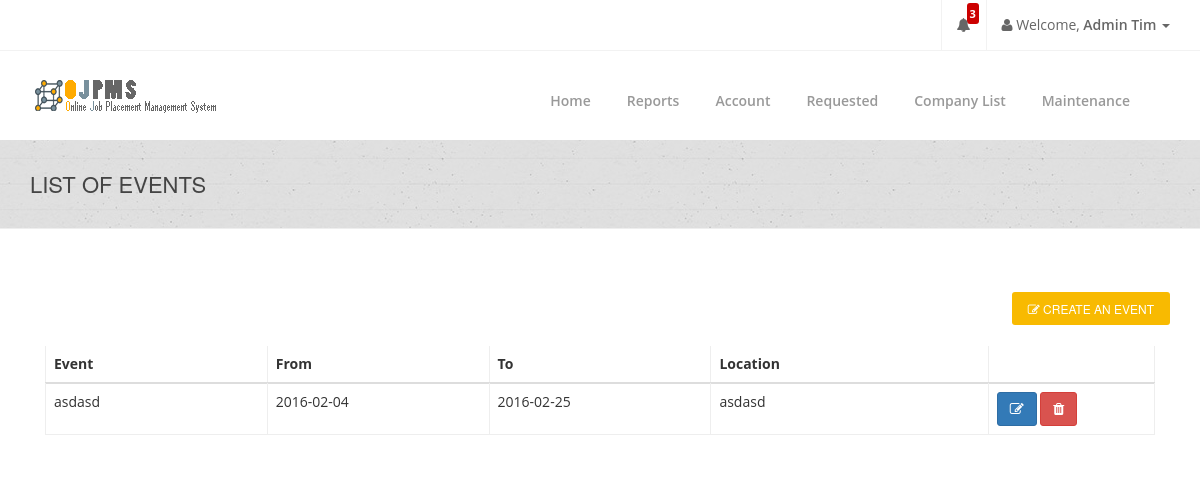
The page /admin/admin-calendar.php (signed in) on the database as committed earlier.
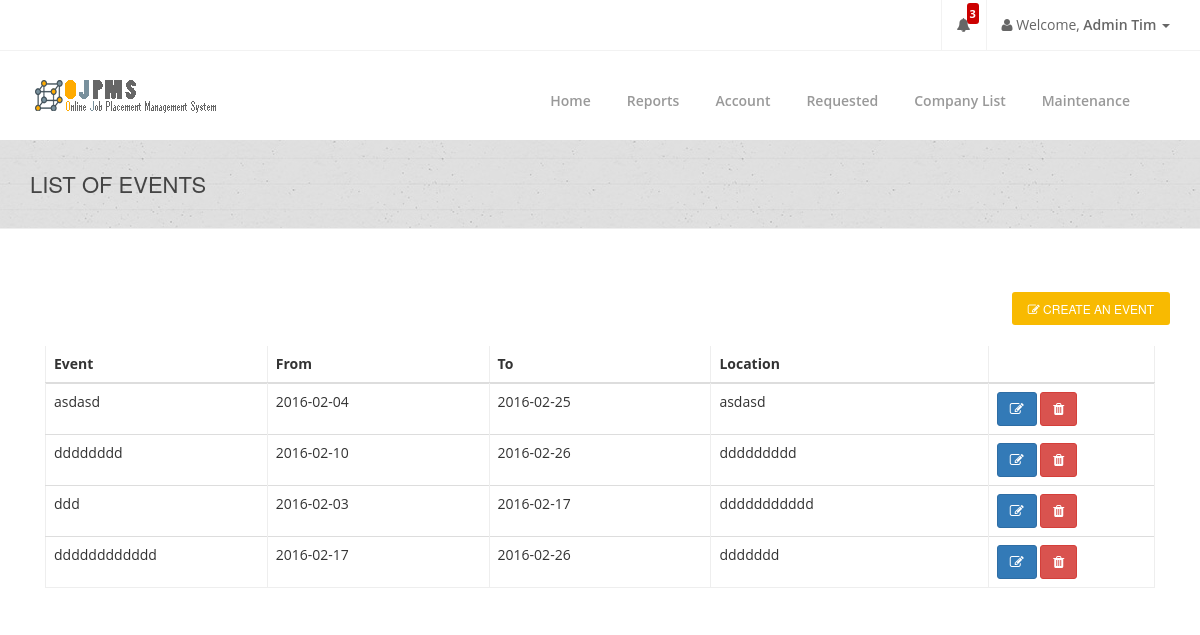
The same page on the database as committed later.
### tables this page shows
CREATE TABLE `admineventtbl` (
  `EventID` int(11) NOT NULL AUTO_INCREMENT,
  `AdminID` varchar(255) DEFAULT NULL,
  `EventTitle` varchar(255) DEFAULT NULL,
  `EventDatef` varchar(255) DEFAULT NULL,
  `EventDatet` varchar(255) DEFAULT NULL,
  `Location` varchar(255) DEFAULT NULL,
  `Description` varchar(255) DEFAULT NULL,
  `Status` varchar(255) DEFAULT NULL,
  `ProfileImage` varchar(255) DEFAULT NULL,
  PRIMARY KEY (`EventID`)
);

### connection.php (called while the page is built, shortened)
<?php
class GSecureSQLConfig
{
    static function get_mysqli_config($type = NULL)
    {
        if (strtoupper($type) == 'LOCALHOST') {
            return array(
                'host' => 'localhost:3306',
                'user' => 'root',
                'pass' => '',
                'db' => 'e2edb'
            );
        } else {
            return array(
                'host' => 'mysql.hostinger.ph',
                'user' => 'u987316885_e2edb',
                'pass' => 'o2ehQX3wqO',
                'db' => 'u987316885_e2edb'
            );
        }
    }
}
class GSecureSQL
{
    private static $config;
    private static function _get_mysqli_config()
    {
        self::$config = GSecureSQLConfig::get_mysqli_config();
    }
    static function query($sql, $has_return = FALSE, $types = NULL)
    {
        $cn = new mysqli(
            self::$config['host'],
            self::$config['user'],
            self::$config['pass'],
            self::$config['db']
        );
        $ret = NULL;
        $st = $cn->prepare($sql);
        if (is_null($types)) {
            if (!$has_return) {
                $st->execute();
                $st->close();
                $cn->close();
                $ret = 'Query has been executed';
            } else {
                $st->execute();
                $code_result = '$st->bind_result(';
                $bool = false;
                $p = array();
                for($i = 0; $i < $st->field_count; $i++){
                    if(!$bool){
                        $bool = true;
                        $code_result .= '$p[' . $i . ']';
                    }else{
                        $code_result .= ',$p[' . $i . ']';
                    }
                }
                $code_result .= ');';
                eval($code_result);
                $ret = array();
                $k = 0;
                while($st->fetch()){
                    for($i = 0; $i < count($p); $i++){
                        $ret[$k][$i] = $p[$i];
                    }
                    $k++;
                }
                $st->close();
                $cn->close();
            }
        } else {
            if (!$has_return) {
                $arg = func_get_args();
                $code = '$st->bind_param($types';
                for ($i = 3; $i < count($arg); $i++) {
                    $code .= ',$arg[' . $i . ']';
                }
                $code .= ');';
                eval($code);
                $st->execute();
                $st->close();
                $cn->close();
            } else {
                $arg = func_get_args();
                $code = '$st->bind_param($types';
                for ($i = 3; $i < count($arg); $i++) {
                    $code .= ',$arg[' . $i . ']';
                }
                $code .= ');';
                eval($code);
                $st->execute();
                $code_result = '$st->bind_result(';
                $bool = false;
                $p = array();
                for($i = 0; $i < $st->field_count; $i++){
                    if(!$bool){
                        $bool = true;
                        $code_result .= '$p[' . $i . ']';
                    }else{
                        $code_result .= ',$p[' . $i . ']';
                    }
                }
                $code_result .= ');';
                eval($code_result);
                $ret = array();
                $k = 0;
                while($st->fetch()){
                    for($i = 0; $i < count($p); $i++){
                        $ret[$k][$i] = $p[$i];
                    }
                    $k++;
                }
            }
        }
        return $ret;
    }
}

### admin/admin-calendar.php (the view, shortened to what the changed rows need)
<?php
include('../connection.php');
if(isset($_SESSION['AdminID'])){
    $AdminID = $_SESSION['AdminID'];
}else{
    header("location: ../login-admin.php");
}
?>
<!doctype html>
<html lang="en">
<head>
    <link href="../css/bootstrap.min.css" rel="stylesheet"/>
    <link href="../css/bootstrapValidator.min.css" rel="stylesheet"/>
    <link rel="stylesheet" href="../css/font-awesome.min.css" type="text/css" media="screen">
    <link rel="stylesheet" type="text/css" href="../fonts/ffonts/montserrat.css">
    <link rel="stylesheet" type="text/css" href="../fonts/ffonts/open-sans.css">
    <link rel="stylesheet" type="text/css" href="../css/slicknav.css" media="screen">
    <link rel="stylesheet" type="text/css" href="../css/style.css" media="screen">
    <link rel="stylesheet" type="text/css" href="../css/responsive.css" media="screen">
    <link rel="stylesheet" type="text/css" href="../css/animate.css" media="screen">
    <link rel="stylesheet" type="text/css" href="../css/colors/yellow.css" title="yellow" media="screen"/>
    <link rel="stylesheet" href="../css/notif.css"/>
</head>
<body>
        <div class="page-banner">
            <div class="container">
                <div class="row">
                    <div class="col-md-6">
                        <h2>List of Events</h2>
                    </div>
                </div>
            </div>
        </div>
        <br><br><br>
        <div class = "container">
            <div class = "col-md-12">
                <table class="table segment table-hover">
                    <thead>
                        <tr>
                            <th width= "20%" class = "tabletitle">Event</th>
                            <th width = "20%" class = "tabletitle">From</th>
                            <th width = "20%" class = "tabletitle">To</th>
                            <th width = "25%" class = "tabletitle"> Location </th>
                            <th width = "15%" class = "tabletitle"> </th>
                    </thead>
                    <tbody>
                        <?php
                            $adminevent_tbl =
                                GSecureSQL::query(
                                    "SELECT * FROM admineventtbl WHERE `AdminID` = ?",
                                    TRUE,
                                    "s",
                                    $AdminID
                                );
                            foreach ($adminevent_tbl as $value) {
                            $EventID = $value[0];
                            $eventtitle = $value[2];
                            $datefrom = $value[3];
                            $dateto = $value[4];
                            $location = $value[5];
                        ?>
                        <tr>
                           <td width = 20% class = tabletitle><?php echo $eventtitle;?></td>
                           <td width = 20% class = tabletitle><?php echo $datefrom; ?> </td>
                           <td width = 20% class = tabletitle><?php echo $dateto; ?> </td>
                           <td width = 20% class = tabletitle><?php echo $location;?> </td>
                           <td class = tabletitle>
                                <button class="btn btn-primary" data-toggle="modal"
                                    data-target="#EditEvent<?php echo $EventID; ?>">
                                    <i class="fa fa-pencil-square-o fa-1x"></i>
                                </button>
                                <button class="btn btn-danger" data-toggle="modal"
                                    data-target="#DeleteEvent<?php echo $EventID; ?>">
                                    <i class="fa fa-trash fa-1x"></i>
                                </button>
                           </td>
                        <tr>
                        <?php
                        }
                        ?>
                    </tbody>
                </table>
            </div>
        </div>
</body>
</html>

Rows that differ between the two databases and show on the page:
added admineventtbl: EventTitle "dddddddd", EventDatef "2016-02-10", EventDatet "2016-02-26", Location "ddddddddd"
added admineventtbl: EventTitle "ddd", EventDatef "2016-02-03", EventDatet "2016-02-17", Location "ddddddddddd"
added admineventtbl: EventTitle "dddddddddddd", EventDatef "2016-02-17", EventDatet "2016-02-26", Location "ddddddd"
